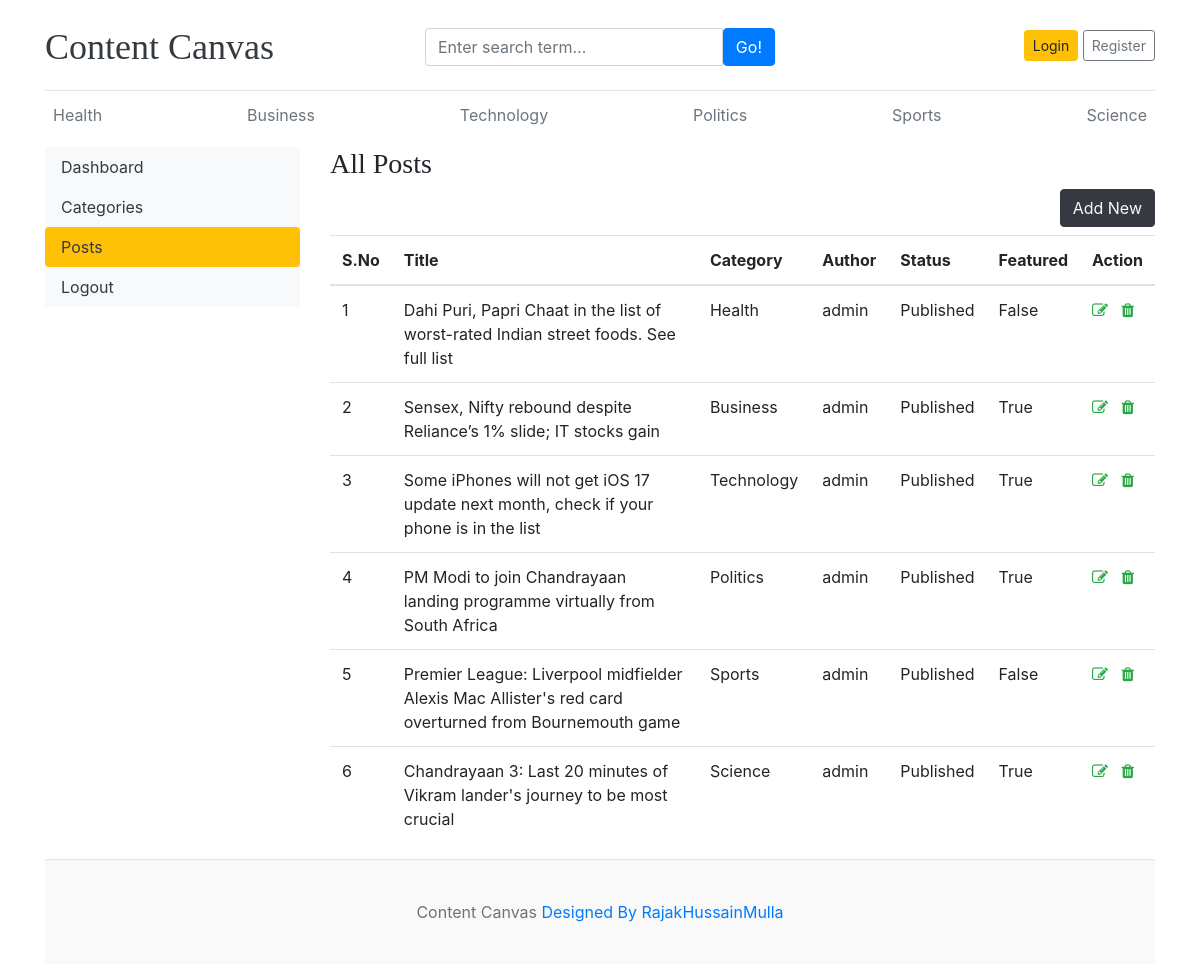
The app's page /dashboard/posts/ with its own data.
### blog/models.py (models this page shows, shortened)
class Category(models.Model):
    category_name=models.CharField(max_length=50,unique=True)
    created_at=models.DateTimeField(auto_now_add=True)
    updated_at=models.DateTimeField(auto_now=True)
    class Meta:
        verbose_name_plural='categories'
    def __str__(self):
        return self.category_name

class Blog(models.Model):
    title=models.CharField(max_length=100)
    slug=models.SlugField(max_length=100)
    category=models.ForeignKey(Category,on_delete=models.CASCADE)
    author=models.ForeignKey(User,on_delete=models.CASCADE)
    featured_image=models.ImageField(upload_to='uploads/%y/%m/%d')
    short_description=models.TextField(max_length=500,default=None)
    blog_body=models.TextField(max_length=2000)
    status=models.CharField(max_length=20,choices=STATUS_CHOICES,default="Draft")
    is_featured=models.BooleanField(default=True)
    created_at=models.DateTimeField(auto_now_add=True)
    updated_at=models.DateTimeField(auto_now=True)

### dashboards/views.py (the view)
# urls.py: path('posts/',views.posts,name='posts'),
def posts(request):
    posts=Blog.objects.all()
    context={
        'posts':posts,
    }
    return render(request,'dashboard/posts.html',context)

### blog/context_processors.py (called while the page is built)
def get_categories(request):
    categories=Category.objects.all()
    return dict(categories=categories)

def get_social_links(request):
    social_links=SocialLink.objects.all()
    return dict(social_links=social_links)

### templates/dashboard/posts.html (shortened to what this page needs)
{% extends 'base.html' %}
{% block content %}
<div class="row">
    {% include "dashboard/sidebar.html" %}
<div class="col-md-9">
    <h3>All Posts</h3>
    <a href="{% url 'add_post' %}" class="btn btn-dark text-light float-right mb-2">Add New</a>
    <table class="table table-hover">
    <thead>
    <tr>
    <th scope="col">S.No</th>
    <th scope="col">Title</th>
    <th scope="col">Category</th>
    <th scope="col">Author</th>
    <th scope="col">Status</th>
    <th scope="col">Featured</th>
    <th scope="col">Action</th>
    </tr>
    <tbody>
        {% for post in posts %}
        <tr>
            <td>{{forloop.counter}}</td>
            <td>{{post.title}}</td>
            <td>{{post.category}}</td>
            <td>{{post.author}}</td>
            <td>{{post.status}}</td>
            <td>{{post.is_featured}}</td>
            <td>
                <a href="{% url 'edit_post' post.id %}"><i class="fa fa-edit text-success"></i></a>
                <a href="{% url 'delete_post' post.id %}"><i class="fa fa-trash text-success"></i></a>
            </td>
        </tr>
        {% endfor %}
    </tbody>
    </thead>
    </table>
</div>
</div>
{% endblock %}

### templates/base.html (shortened to what this page needs)
{% load static %}
<!DOCTYPE html>
<html lang="en">
<head>
    <link href="https://getbootstrap.com/docs/4.0/dist/css/bootstrap.min.css" rel="stylesheet">
    <link href="{% static 'css/cc.css' %}" rel="stylesheet">
    <link rel="stylesheet" href="https://cdnjs.cloudflare.com/ajax/libs/font-awesome/4.7.0/css/font-awesome.min.css">
  </head>
<body>
    <div class="container">
      <header class="blog-header py-3">
        <div class="row flex-nowrap justify-content-between align-items-center">
          <div class="col-4 pt-1">
            <a class="blog-header-logo text-dark" href="/">Content Canvas</a>
          </div>
          <div class="col-4 pt-1">
                <form action={% url "search" %} method="GET">
                <div class="input-group">
                    <input class="form-control" type="text" name="keyword" value="{{keyword}}" placeholder="Enter search term..." aria-label="Enter search term..." aria-describedby="button-search" />
                    <button type="submit" class="btn btn-primary" id="button-search" type="button">Go!</button>
                </div>
              </form>
          </div>
          {% if not user.is_authenticated %}
          <div class="col-4 d-flex justify-content-end align-items-center">
            <a class="btn btn-sm btn-warning" href="{% url 'login' %}">Login</a> &nbsp;
            <a class="btn btn-sm btn-outline-secondary" href="{% url 'register' %}">Register</a>
          </div>
          {% else %}
          <span><a href="{% url 'dashboard' %}">Dashboard</a> <span>
          <span><a href="{% url 'logout' %}"> Logout</a></span>
          {% endif %}
        </div>
      </header>
      <div class="nav-scroller py-1 mb-2">
        <nav class="nav d-flex justify-content-between">
          {% for cat in categories %}
          <a class="p-2 text-muted" href="{% url 'posts_by_category' cat.id %}">{{cat.category_name}}</a>
          {% endfor %}
        </nav>
      </div>
{% block content %}
{% endblock  %}
<footer class="blog-footer">
    <p>Content Canvas  <a href="#">Designed By RajakHussainMulla</a></p>
  </footer>
  </body>
  </html>

### contentcanvas/static/css/cc.css (style rules this page uses)
.blog-header { border-bottom: 1px solid #e5e5e5; }
.blog-header-logo { font-family: "Playfair Display", Georgia, "Times New Roman", serif; font-size: 2.25rem; }
h1, h2, h3, h4, h5, h6 { font-family: "Playfair Display", Georgia, "Times New Roman", serif; }
.blog-footer { padding: 2.5rem 0; color: #727272; text-align: center; background-color: #f9f9f9; border-top: .05rem solid #e5e5e5; }
.blog-footer p:last-child { margin-bottom: 0; }

### records on screen
Category: category_name "Health"
Category: category_name "Business"
Category: category_name "Technology"
Category: category_name "Politics"
Category: category_name "Sports"
Category: category_name "Science"
Blog: title "Dahi Puri, Papri Chaat in the list of worst-rated Indian street foods. See full list", category "Health", author "admin", status "Published", is_featured "False"
Blog: title "Sensex, Nifty rebound despite Reliance’s 1% slide; IT stocks gain", category "Business", author "admin", status "Published", is_featured "True"
Blog: title "Some iPhones will not get iOS 17 update next month, check if your phone is in the list", category "Technology", author "admin", status "Published", is_featured "True"
Blog: title "PM Modi to join Chandrayaan landing programme virtually from South Africa", category "Politics", author "admin", status "Published", is_featured "True"
Blog: title "Premier League: Liverpool midfielder Alexis Mac Allister's red card overturned from Bournemouth game", category "Sports", author "admin", status "Published", is_featured "False"
Blog: title "Chandrayaan 3: Last 20 minutes of Vikram lander's journey to be most crucial", category "Science", author "admin", status "Published", is_featured "True"
